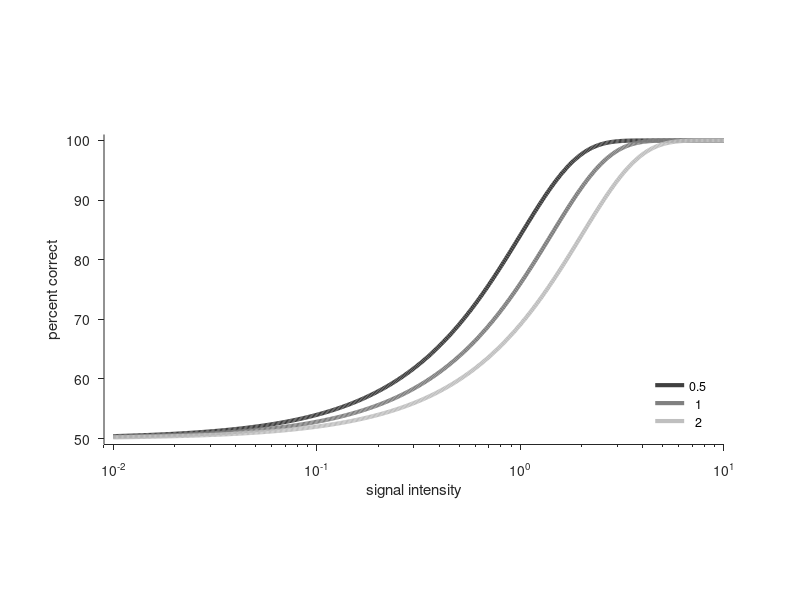

Here is the MATLAB script that generated this plot: (Note: this script raises an error after producing the figure.)
function generate_psychometric_functions

% Initial setting up
clear, close all; clc    
addpath([cd '/funcs'])
addpath([cd '/funcs/export_fig'])

%% Define anonymous functions
pc = @(muS,muN,variance) normcdf( muS ./ sqrt(2*variance) );
%Lk = @(k,T,pc) binopdf(k , T, pc);
%LkTotal = @(L) exp( sum( log(L) ) );


muN=0;
muS=logspace(-2,1,500);

v=[0.5, 1, 2]; % variance

for n=1:numel(v)
    performance(:,n) = pc(muS,muN,v(n))*100;
end

h = semilogx(muS,performance,'LineWidth',3);

% set line colour
set(h(1),'Color',[0.25 0.25 0.25])
set(h(2),'Color',[0.5 0.5 0.5])
set(h(3),'Color',[0.75 0.75 0.75])

% formatting
set(gca,'XScale','log',...
    'PlotBoxAspectRatio',[1 1 1],...
    'box', 'off',...
    'xlim', [0.009 10],...
    'ylim', [49 101],...
    'XTick',[0.01 0.1 1, 10],...
    'YTick',[0:10:100],...
    'PlotBoxAspectRatio',[2 1 1],...
    'TickDir','out')
xlabel('signal intensity')
ylabel('percent correct')

% Legend
legend(num2str(v'),...
    'Location', 'SouthEast')
legend boxoff

%% Export
figure(1)
% Automatic resizing to make figure appropriate for font size
latex_fig(12, 5, 3)

% Export in .fig and .pdf
cd('figs')
hgsave('psychometric_funcs')
export_fig psychometric_funcs -pdf -m1
cd('..')
return
